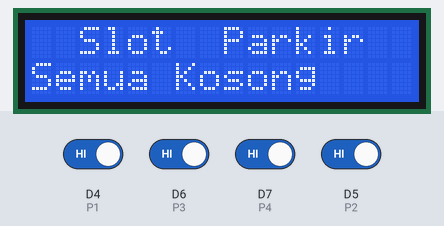
Bench run of a sketch on a simulated ESP8266 (Wemos D1 mini). Parts: 16×2 character LCD. Inputs (shaded band) come from the test bench; at power-on: D4 (P1), D5 (P2), D6 (P3), D7 (P4) HIGH. WiFi joins after 1.5 s; servers stay silent unless stated; what the sketch prints to the serial monitor is not drawn.

Above: at 2.7 s.
2.8 s: D4 (P1) driven LOW
At 4.3 s:
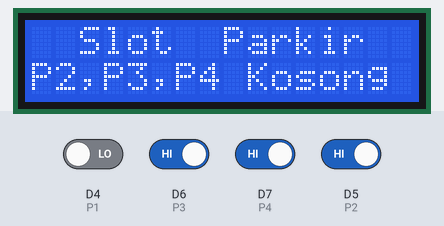
5.8 s: D6 (P3) driven LOW
At 6.5 s:
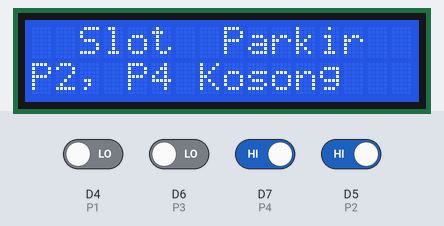
8.8 s: D7 (P4) driven LOW
At 9.4 s:
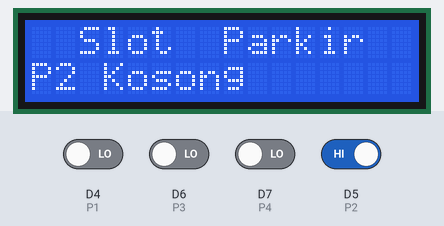
11.8 s: D5 (P2) driven LOW
At 12.9 s:
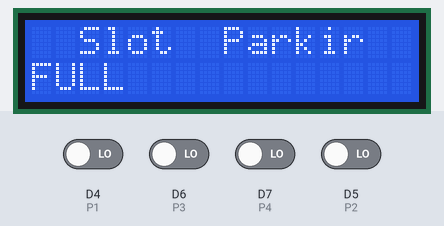
14.8 s: D4 (P1) driven HIGH
At 16.2 s:
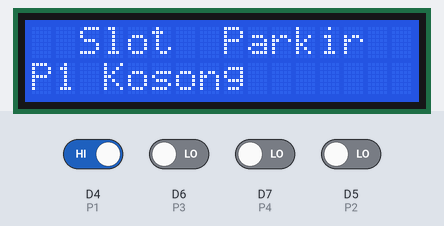
17.8 s: D6 (P3) driven HIGH
At 19.4 s:
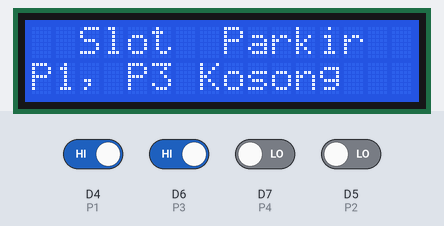
Timing chart, 0 to 20.9 s (numbered marks = the images above; inputs shaded):
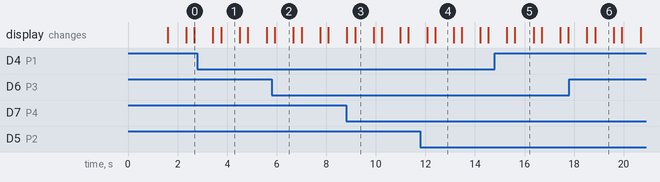

The sketch:

wemos.ino
```cpp
#include <ESP8266WiFi.h>
#include <FirebaseESP8266.h>
#include <LiquidCrystal_I2C.h>

#define FIREBASE_HOST "https://gasgasgas-c19c6-default-rtdb.firebaseio.com"
#define FIREBASE_AUTH "b2tSkJxipbFQA4j5aX5Jdnt6iJoqSCMymYUhhHgq"
#define WIFI_SSID "A"
#define WIFI_PASSWORD "12345678"

LiquidCrystal_I2C lcd(0x27, 16, 2);
FirebaseData firebaseData;

int P1= D4;
int P2= D5;
int P3= D6;
int P4= D7;

void send2FBP1(){
  if(digitalRead(P1)==LOW){
    Firebase.setString(firebaseData,"/Hasil_Pembacaan/P1", "Dipakai");
  }
  else{
    Firebase.setString(firebaseData,"/Hasil_Pembacaan/P1", "Kosong");
  }
}

void send2FBP2(){
  if(digitalRead(P2)==LOW){
    Firebase.setString(firebaseData,"/Hasil_Pembacaan/P2", "Dipakai");
  }
  else{
    Firebase.setString(firebaseData,"/Hasil_Pembacaan/P2", "Kosong");
  }
}

void send2FBP3(){
  if(digitalRead(P3)==LOW){
    Firebase.setString(firebaseData,"/Hasil_Pembacaan/P3", "Dipakai");
  }
  else{
    Firebase.setString(firebaseData,"/Hasil_Pembacaan/P3", "Kosong");
  }
}

void send2FBP4(){
  if(digitalRead(P4)==LOW){
    Firebase.setString(firebaseData,"/Hasil_Pembacaan/P4", "Dipakai");
  }
  else{
    Firebase.setString(firebaseData,"/Hasil_Pembacaan/P4", "Kosong");
  }
}

void setup() {
  Serial.begin(9600);
  lcd.init();
  lcd.backlight();
  WiFi.mode(WIFI_STA);
  WiFi.begin(WIFI_SSID, WIFI_PASSWORD);
  Serial.print("Connecting to Wi-Fi");
  while (WiFi.status() != WL_CONNECTED)
  {
    Serial.print(".");
    delay(300);
  }
  Serial.println();
  Serial.print("Connected with IP: ");
  Serial.println(WiFi.localIP());
  Serial.println();
  Firebase.begin(FIREBASE_HOST, FIREBASE_AUTH);
  pinMode(P1, INPUT);
  pinMode(P2, INPUT);
  pinMode(P3, INPUT);
  pinMode(P4, INPUT);
}

void loop(){
  lcd.setCursor(0, 0);
  lcd.print("  Slot  Parkir  ");
  lcd.setCursor(0, 1);
  if(digitalRead(P1)==LOW&&digitalRead(P2)==LOW&&digitalRead(P3)==LOW&&digitalRead(P4)==LOW){
    Serial.print("FULL");
    Serial.println("");
    lcd.print("FULL");
    Firebase.setString(firebaseData,"/Hasil_Pembacaan/status", "FULL");
  }
  else if(digitalRead(P1)==LOW&&digitalRead(P2)==HIGH&&digitalRead(P3)==HIGH&&digitalRead(P4)==HIGH){
    Serial.print("P2, P3, P4 Kosong");
    Serial.println("");
    lcd.print("P2,P3,P4 Kosong");
    Firebase.setString(firebaseData,"/Hasil_Pembacaan/status", "_");
  }
  else if(digitalRead(P1)==HIGH&&digitalRead(P2)==LOW&&digitalRead(P3)==HIGH&&digitalRead(P4)==HIGH){
    Serial.print("P1, P3, P4 Kosong");
    Serial.println("");
    lcd.print("P1,P3,P4 Kosong");
    Firebase.setString(firebaseData,"/Hasil_Pembacaan/status", "_");
  }
  else if(digitalRead(P1)==HIGH&&digitalRead(P2)==HIGH&&digitalRead(P3)==LOW&&digitalRead(P4)==HIGH){
    Serial.print("P1, P2, P4 Kosong");
    Serial.println("");
    lcd.print("P1,P2,P4 Kosong");
    Firebase.setString(firebaseData,"/Hasil_Pembacaan/status", "_");
  }
  else if(digitalRead(P1)==HIGH&&digitalRead(P2)==HIGH&&digitalRead(P3)==HIGH&&digitalRead(P4)==LOW){
    Serial.print("P1, P2, P3 Kosong");
    Serial.println("");
    lcd.print("P1,P2,P3 Kosong");
    Firebase.setString(firebaseData,"/Hasil_Pembacaan/status", "_");
  }
  else if(digitalRead(P1)==HIGH&&digitalRead(P2)==HIGH&&digitalRead(P3)==HIGH&&digitalRead(P4)==HIGH){
    Serial.print("P1, P2, P3, P4 Kosong");
    Serial.println("");
    lcd.print("Semua Kosong");
    Firebase.setString(firebaseData,"/Hasil_Pembacaan/status", "EMPTY");
  }
  else if(digitalRead(P1)==LOW&&digitalRead(P2)==LOW&&digitalRead(P3)==HIGH&&digitalRead(P4)==HIGH){
    Serial.print("P3, P4 Kosong");
    Serial.println("");
    lcd.print("P3, P4 Kosong");
    Firebase.setString(firebaseData,"/Hasil_Pembacaan/status", "_");
  }
  else if(digitalRead(P1)==LOW&&digitalRead(P2)==HIGH&&digitalRead(P3)==LOW&&digitalRead(P4)==HIGH){
    Serial.print("P2, P4 Kosong");
    Serial.println("");
    lcd.print("P2, P4 Kosong");
    Firebase.setString(firebaseData,"/Hasil_Pembacaan/status", "_");
  }
  else if(digitalRead(P1)==LOW&&digitalRead(P2)==HIGH&&digitalRead(P3)==HIGH&&digitalRead(P4)==LOW){
    Serial.print("P2, P3 Kosong");
    Serial.println("");
    lcd.print("P2, P3 Kosong");
    Firebase.setString(firebaseData,"/Hasil_Pembacaan/status", "_");
  }
  else if(digitalRead(P1)==HIGH&&digitalRead(P2)==LOW&&digitalRead(P3)==LOW&&digitalRead(P4)==HIGH){
    Serial.print("P1, P4 Kosong");
    Serial.println("");
    lcd.print("P1, P4 Kosong");
    Firebase.setString(firebaseData,"/Hasil_Pembacaan/status", "_");
  }
  else if(digitalRead(P1)==HIGH&&digitalRead(P2)==LOW&&digitalRead(P3)==HIGH&&digitalRead(P4)==LOW){
    Serial.print("P1, P3 Kosong");
    Serial.println("");
    lcd.print("P1, P3 Kosong");
    Firebase.setString(firebaseData,"/Hasil_Pembacaan/status", "_");
  }
  else if(digitalRead(P1)==HIGH&&digitalRead(P2)==HIGH&&digitalRead(P3)==LOW&&digitalRead(P4)==LOW){
    Serial.print("P1, P2 Kosong");
    Serial.println("");
    lcd.print("P1, P2 Kosong");
    Firebase.setString(firebaseData,"/Hasil_Pembacaan/status", "_");
  }
  else if(digitalRead(P1)==HIGH&&digitalRead(P2)==LOW&&digitalRead(P3)==LOW&&digitalRead(P4)==LOW){
    Serial.print("P1 Kosong");
    Serial.println("");
    lcd.print("P1 Kosong");
    Firebase.setString(firebaseData,"/Hasil_Pembacaan/status", "_");
  }
  else if(digitalRead(P1)==LOW&&digitalRead(P2)==HIGH&&digitalRead(P3)==LOW&&digitalRead(P4)==LOW){
    Serial.print("P2 Kosong");
    Serial.println("");
    lcd.print("P2 Kosong");
    Firebase.setString(firebaseData,"/Hasil_Pembacaan/status", "_");
  }
  else if(digitalRead(P1)==LOW&&digitalRead(P2)==LOW&&digitalRead(P3)==HIGH&&digitalRead(P4)==LOW){
    Serial.print("P3 Kosong");
    Serial.println("");
    lcd.print("P3 Kosong");
    Firebase.setString(firebaseData,"/Hasil_Pembacaan/status", "_");
  }
  else if(digitalRead(P1)==LOW&&digitalRead(P2)==LOW&&digitalRead(P3)==LOW&&digitalRead(P4)==HIGH){
    Serial.print("P4 Kosong");
    Serial.println("");
    lcd.print("P4 Kosong");
    Firebase.setString(firebaseData,"/Hasil_Pembacaan/status", "_");
  }
  send2FBP1();
  send2FBP2();
  send2FBP3();
  send2FBP4();
  lcd.clear();
  delay(300);
}
```

Measured:
- after the input at 2.8 s, the display: first differs from a run without the input after 0.96 s (image 1)
- after the input at 5.8 s, the display: changes after 0.12 s (image 2)
- after the input at 8.8 s, the display: first differs from a run without the input after 0.36 s (image 3)
- after the input at 11.8 s, the display: first differs from a run without the input after 0.59 s (image 4)
- after the input at 14.8 s, the display: first differs from a run without the input after 0.81 s (image 5)
- after the input at 17.8 s, the display: first differs from a run without the input after 1.0 s (image 6)
- what the display in image 1 shows lasts 0.7 s, from 3.8 s to 4.5 s
